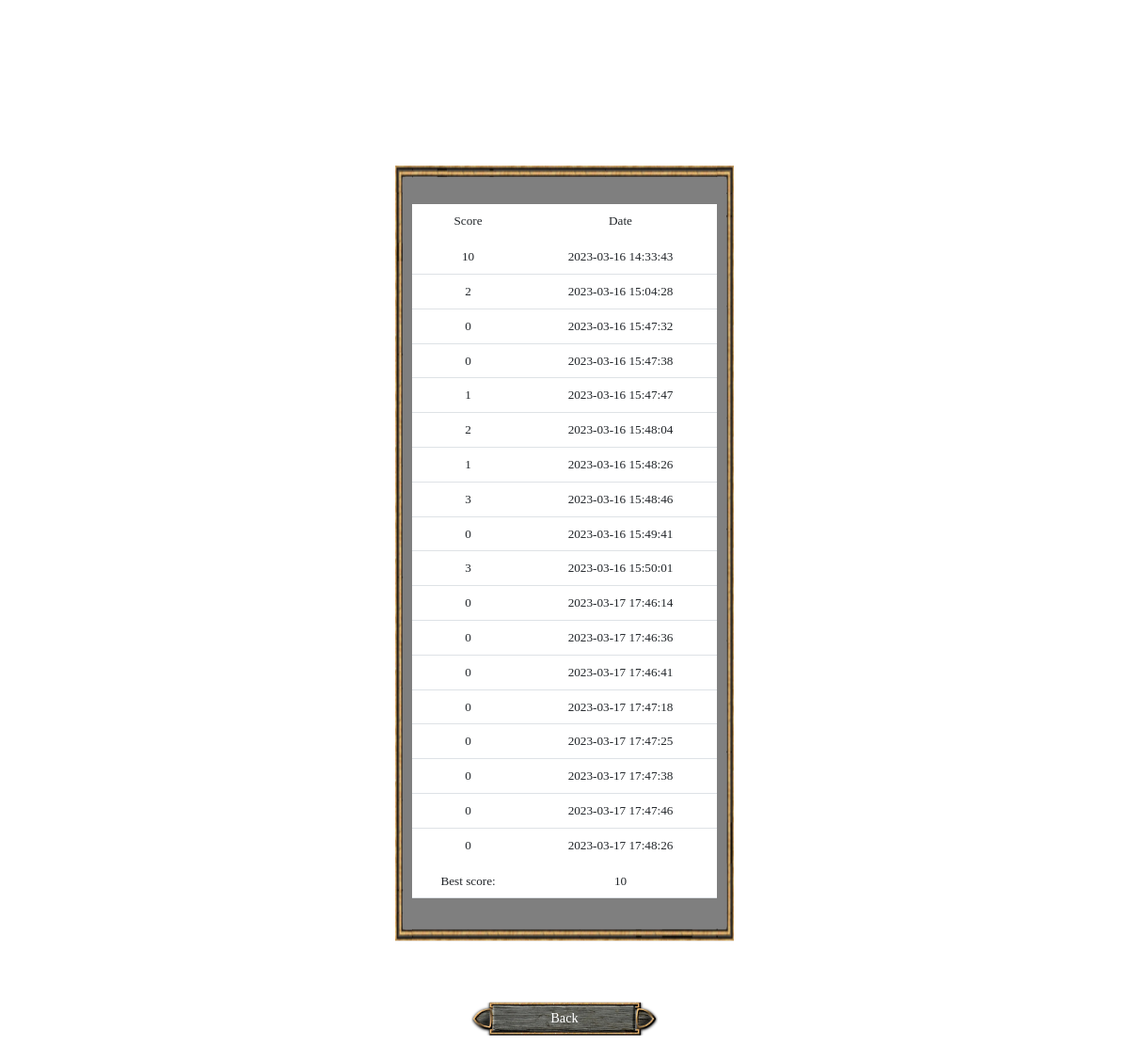
Before: /scores (signed in) with the older database file.
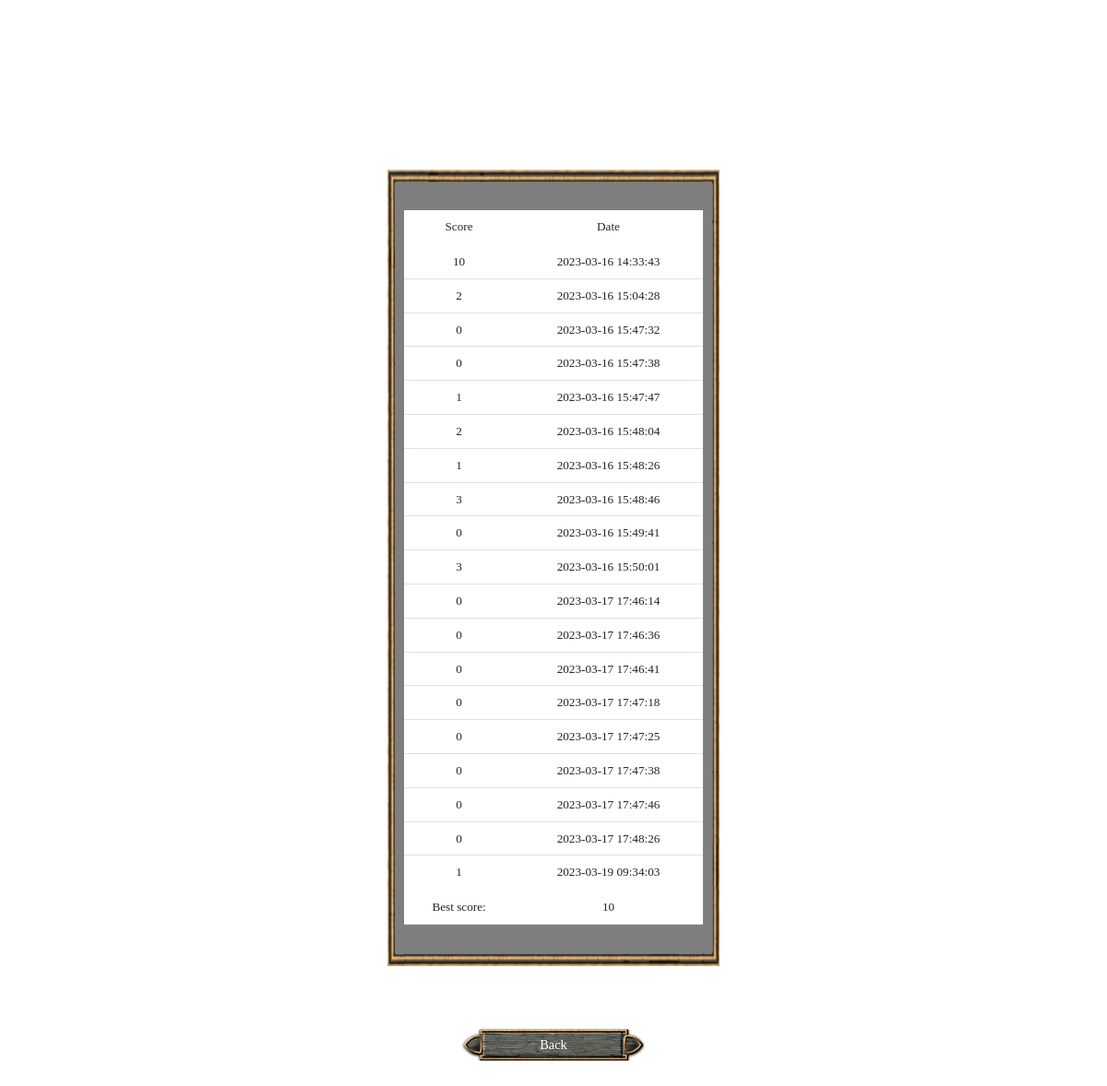
After: the same page with the newer database file.
### tables this page shows
CREATE TABLE scores (id INTEGER PRIMARY KEY AUTOINCREMENT NOT NULL, username TEXT NOT NULL, score INTEGER NOT NULL, date TEXT NOT NULL);

### app.py (the view)
@app.route("/scores")
def scores():
    if session:
        username = db.execute("SELECT username FROM users WHERE id = ?", session["user_id"])
        scores = db.execute("SELECT * FROM scores WHERE username = ?", username[0]["username"])
        best_score = 0
        for i in range(len(scores)):
            if i == 0:
                best_score = scores[i]["score"]
            else:
                if scores[i]["score"] > best_score:
                    best_score = scores[i]["score"]
        return render_template("scores.html", scores=scores, best_score=best_score)
    return redirect("/")

### templates/scores.html (shortened to what this page needs)
{% extends "layout.html" %}
{% block main %}
<div id="scores-credits-container" class="mx-auto d-flex justify-content-center align-items-center">
    <div id="scores-credits-table-container">
        <table class="table" style="color: white">
            <thead>
                <tr>
                    <td class="text-center">Score</th>
                    <td class="text-center">Date</th>
                </tr>
            </thead>
            <tbody class="table-group-divider">
                {% for score in scores %}
                    <tr>
                        <td class="text-center">{{ score["score"] }}</td>
                        <td class="text-center">{{ score["date"] }}</td>
                    </tr>
                {% endfor %}
            </tbody>
            <tfoot class="table-group-divider">
                <tr>
                    <td class="text-center">Best score:</td>
                    <td class="text-center">{{ best_score }}</td>
                </tr>
            </tfoot>
        </table>
    </div>
    <a href="/">
        <div id="scores-credits-back-button-container" class="d-flex align-items-center">
            <img id="scores-credits-back-button" src="/static/menu/Button.png">
            <div id="scores-credits-back-button-text">Back</div>
        </div>
    </a>
</div>
{% endblock %}

### templates/layout.html (shortened to what this page needs)
<!DOCTYPE html>
<html lang="en">
    <head>
        <link rel="stylesheet" href="/static/style.css">
        <link href="https://cdn.jsdelivr.net/npm/bootstrap@5.3.0-alpha1/dist/css/bootstrap.min.css" rel="stylesheet">
    </head>
    <body>
        <main>
            {% block main %}{% endblock %}
        </main>
    </body>
</html>

### static/style.css (style rules this page uses)
body { background-image: url("/static/menu/Background.png"); background-image: no-repeat; background-attachment: fixed; background-size: cover; }
#scores-credits-container { position: absolute; transform: translate(-50%, -50%); top: 50%; left: 50%; width: 30%; height: 70%; }
#scores-credits-table-container { position: absolute; transform: translate(-50%, -50%); top: 50%; left: 50%; width: 90%; max-height: 90%; overflow: auto; font-family: Luminari, Papyrus, fantasy; font-size: 1.1vw; }
#scores-credits-back-button-container { position: absolute; transform: translate(-50%, -50%); top: 110%; left: 50%; text-align: center; width: 55%; padding-left: 0%; padding-right: 0%; }
#scores-credits-back-button { width: 100%; }
#scores-credits-back-button-text { position: absolute; transform: translate(-50%, -50%); top: 50%; left: 50%; font-family: Luminari, Papyrus, fantasy; font-size: 1.2vw; color: white; }

Changed rows visible on the page:
added scores: score "1", date "2023-03-19 09:34:03"
